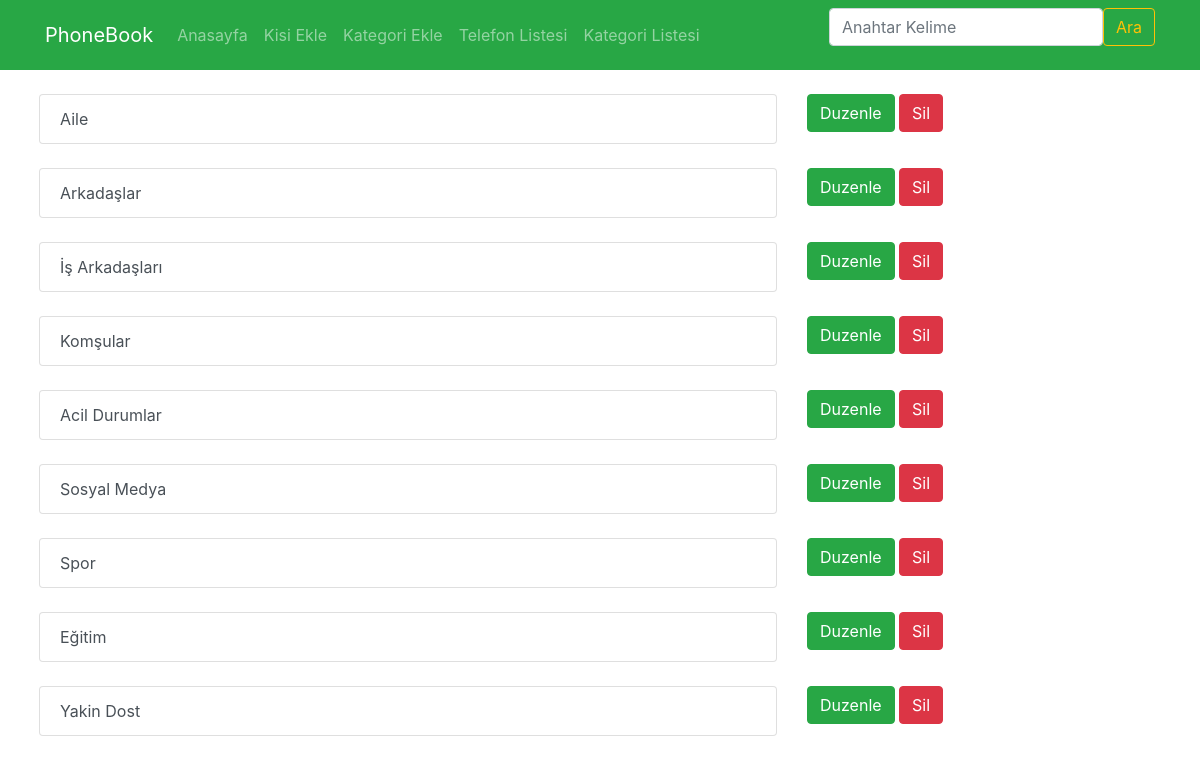
The app's page /phone-books/categories-list with its own data.
### phone_books/models.py (models this page shows, shortened)
class Category(models.Model):
    name = models.CharField(max_length=200)
    class Meta:
        verbose_name = "Kategori"
        verbose_name_plural = "Kategoriler"

### phone_books/views.py (the view)
# urls.py: path("categories-list", views.category_list, name="category_list"),
def category_list(request):
    kategoriler = Category.objects.all()
    return render(request, "categories-list.html", {
        "kategoriler": kategoriler
    })

### templates/categories-list.html (shortened to what this page needs)
{% block css_files %}
    <link rel="stylesheet" href="https://cdn.jsdelivr.net/npm/bootstrap@4.4.1/dist/css/bootstrap.min.css">
{% endblock %}
{% include 'partials/nav.html' %}
    {% for kategori in kategoriler %}
    <div class="d-flex m-4">
        <div class="col-8">
            <a href="" class="list-group-item list-group-item-action">{{kategori.name}}</a>
        </div>
        <div class="col-4">
            <a href="{% url 'category_edit' kategori.id %}" class="btn btn-success " role="button" aria-disabled="true">Duzenle</a>
            <a href="{% url 'category_delete' kategori.id %}" class="btn btn-danger " role="button" aria-disabled="true">Sil</a>
        </div>
    </div>
    {% endfor %}

### records on screen
Category: name "Aile"
Category: name "Arkadaşlar"
Category: name "İş Arkadaşları"
Category: name "Komşular"
Category: name "Acil Durumlar"
Category: name "Sosyal Medya"
Category: name "Spor"
Category: name "Eğitim"
Category: name "Yakin Dost"
